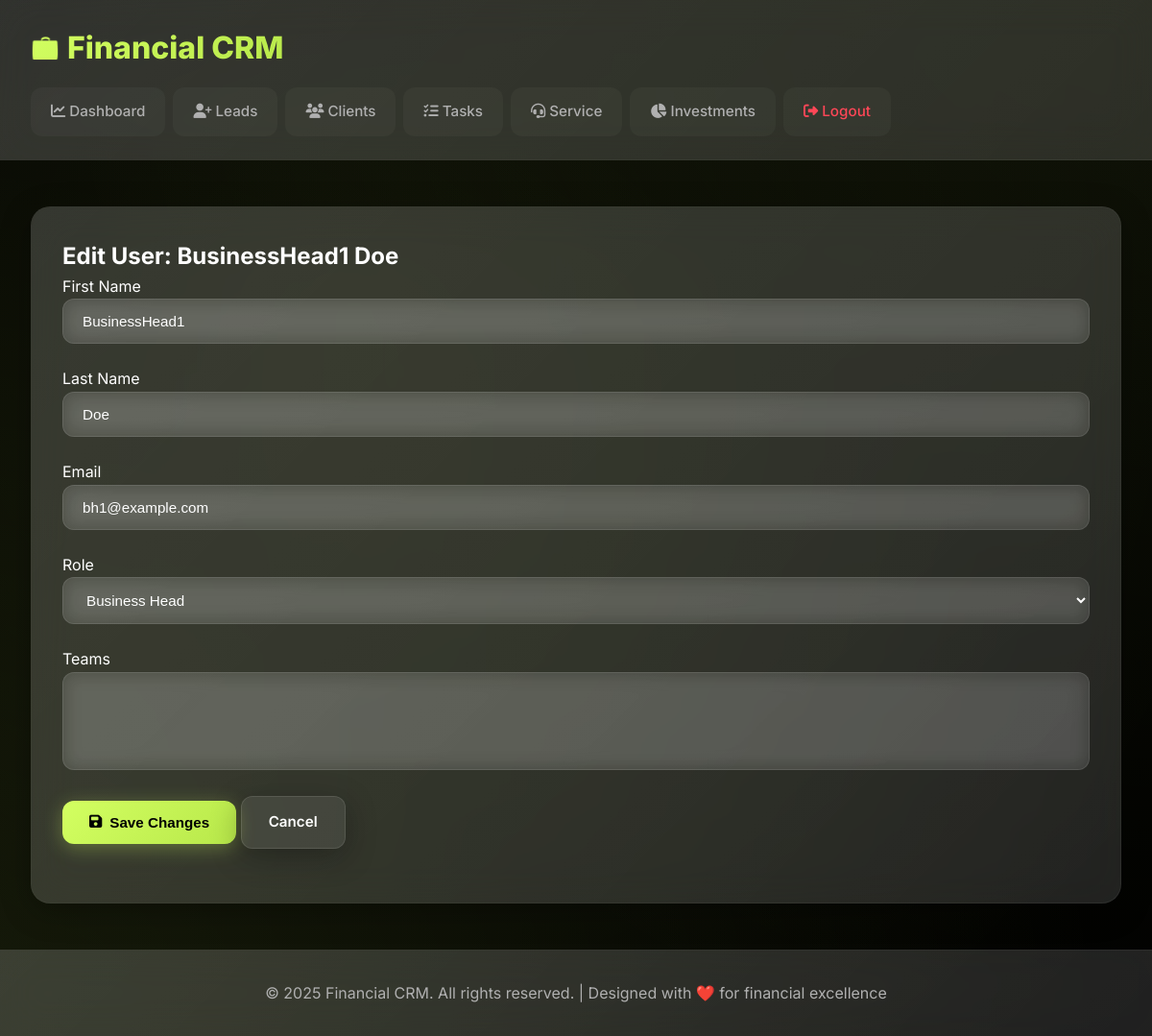
Page /users/9/edit/ (signed in) on the committed database.
### base/models.py (models this page shows, shortened)
class User(AbstractUser):
    role = models.CharField(max_length=20, choices=ROLE_CHOICES)
    manager = models.ForeignKey(
        'self',
        on_delete=models.SET_NULL,
        null=True,
        blank=True,
        related_name='subordinates',
        help_text="Direct manager in the hierarchy"
    )
    managed_groups = models.ManyToManyField(
        Group,
        blank=True,
        related_name='group_leaders',
        help_text="Groups managed by this RM Head"
    )
    teams = models.ManyToManyField(
        Team,
        through='TeamMembership',
        related_name='members',
        blank=True,
        help_text="Teams this user belongs to"
    )
    class Meta:
        verbose_name = 'User'
        verbose_name_plural = 'Users'
        ordering = ['role', 'username']
    def get_teams_display(self):
        """Display teams this user belongs to"""
        return ", ".join([team.name for team in self.teams.all()]) or "No teams"
    get_teams_display.short_description = 'Teams'
    def get_managed_teams_display(self):
        """Display teams this user manages (for RM Heads)"""
        if self.role == 'rm_head':
            return ", ".join([team.name for team in Team.objects.filter(leader=self)]) or "No teams managed"
        return "N/A"
    get_managed_teams_display.short_description = 'Managed Teams'

### base/views.py (the view)
# urls.py: path('users/<int:user_id>/edit/', views.edit_user, name='edit_user'),
@login_required
@user_passes_test(lambda u: u.role in ['business_head', 'top_management'])
def edit_user(request, user_id):
    user = get_object_or_404(User, id=user_id)
    if request.method == 'POST':
        form = UserEditForm(request.POST, instance=user)
        if form.is_valid():
            form.save()
            messages.success(request, f"User {user.get_full_name()} updated successfully.")
            return redirect('user_profile', user_id=user.id)
    else:
        form = UserEditForm(instance=user)
    context = {
        'form': form,
        'profile_user': user,
    }
    return render(request, 'base/user_form.html', context)

### base/templates/base/user_form.html (shortened to what this page needs)
{% extends "base/base.html" %}
{% block content %}
<div class="container py-5">
    <div class="card">
        <div class="card-header">
            <h2>Edit User: {{ profile_user.get_full_name|default:profile_user.username }}</h2>
        </div>
        <div class="card-body">
            <form method="post">
                <div class="form-group">
                    <label for="id_first_name">First Name</label>
                    {{ form.first_name }}
                </div>
                <div class="form-group">
                    <label for="id_last_name">Last Name</label>
                    {{ form.last_name }}
                </div>
                <div class="form-group">
                    <label for="id_email">Email</label>
                    {{ form.email }}
                </div>
                <div class="form-group">
                    <label for="id_role">Role</label>
                    {{ form.role }}
                </div>
                <div class="form-group">
                    <label for="id_teams">Teams</label>
                    {{ form.teams }}
                </div>
                <div class="form-group mt-4">
                    <button type="submit" class="btn btn-primary">
                        <i class="fas fa-save"></i> Save Changes
                    </button>
                    <a href="{% url 'user_profile' profile_user.id %}" class="btn btn-secondary">
                        Cancel
                    </a>
                </div>
            </form>
        </div>
    </div>
</div>
<link href="https://cdn.jsdelivr.net/npm/select2@4.1.0-rc.0/dist/css/select2.min.css" rel="stylesheet" />
{% endblock %}

### base/templates/base/base.html (style rules this page uses)
:root { --primary-green: #D3FF61; --dark-green: #B8E84A; --light-green: #E8FF8A; --bg-primary: #000000; --bg-secondary: #111111; --bg-card: rgba(255, 255, 255, 0.05); --bg-glass: rgba(255, 255, 255, 0.08); --text-primary: #ffffff; --text-secondary: #b0b0b0; --text-muted: #808080; --border-subtle: rgba(255, 255, 255, 0.1); --shadow-soft: 0 8px 32px rgba(0, 0, 0, 0.3); --shadow-hover: 0 12px 48px rgba(0, 0, 0, 0.4); --gradient-primary: linear-gradient(135deg, var(--primary-green), var(--dark-green)); --gradient-glass: linear-gradient(135deg, rgba(255, 255, 255, 0.1), rgba(255, 255, 255, 0.05)); }
* { margin: 0; padding: 0; box-sizing: border-box; }
body { font-family: 'Inter', -apple-system, BlinkMacSystemFont, sans-serif; background: var(--bg-primary); color: var(--text-primary); min-height: 100vh; display: flex; flex-direction: column; line-height: 1.6; font-weight: 400; overflow-x: hidden; position: relative; }
body::before { content: ''; position: fixed; top: -50%; left: -50%; width: 200%; height: 200%; background: radial-gradient(circle at 20% 80%, rgba(211, 255, 97, 0.1) 0%, transparent 50%), radial-gradient(circle at 80% 20%, rgba(211, 255, 97, 0.08) 0%, transparent 50%), radial-gradient(circle at 40% 40%, rgba(211, 255, 97, 0.05) 0%, transparent 50%); animation: backgroundFloat 20s ease-in-out infinite; z-index: -1; }
.card { background: var(--bg-glass); backdrop-filter: blur(20px); border-radius: 20px; padding: 2rem; border: 1px solid var(--border-subtle); box-shadow: var(--shadow-soft); transition: all 0.3s cubic-bezier(0.4, 0, 0.2, 1); position: relative; overflow: hidden; }
.card::before { content: ''; position: absolute; top: 0; left: 0; right: 0; bottom: 0; background: var(--gradient-glass); z-index: -1; }
.btn { display: inline-flex; align-items: center; gap: 0.5rem; padding: 0.875rem 1.75rem; background: var(--gradient-primary); color: var(--bg-primary); text-decoration: none; border-radius: 12px; font-weight: 600; font-size: 0.95rem; transition: all 0.3s cubic-bezier(0.4, 0, 0.2, 1); border: none; cursor: pointer; box-shadow: 0 4px 20px rgba(211, 255, 97, 0.3); }
.btn-secondary { background: var(--bg-glass); color: var(--text-primary); border: 1px solid var(--border-subtle); box-shadow: var(--shadow-soft); }
.form-group { margin-bottom: 1.5rem; }
.form-control { width: 100%; padding: 0.875rem 1.25rem; background: var(--bg-glass); border: 1px solid var(--border-subtle); border-radius: 12px; color: var(--text-primary); font-size: 0.95rem; transition: all 0.3s ease; backdrop-filter: blur(10px); }
.form-control::placeholder { color: var(--text-muted); }

### rows in the picture
User: get_full_name "BusinessHead1 Doe", first_name "BusinessHead1", last_name "Doe", email "bh1@example.com", role "Business Head"
